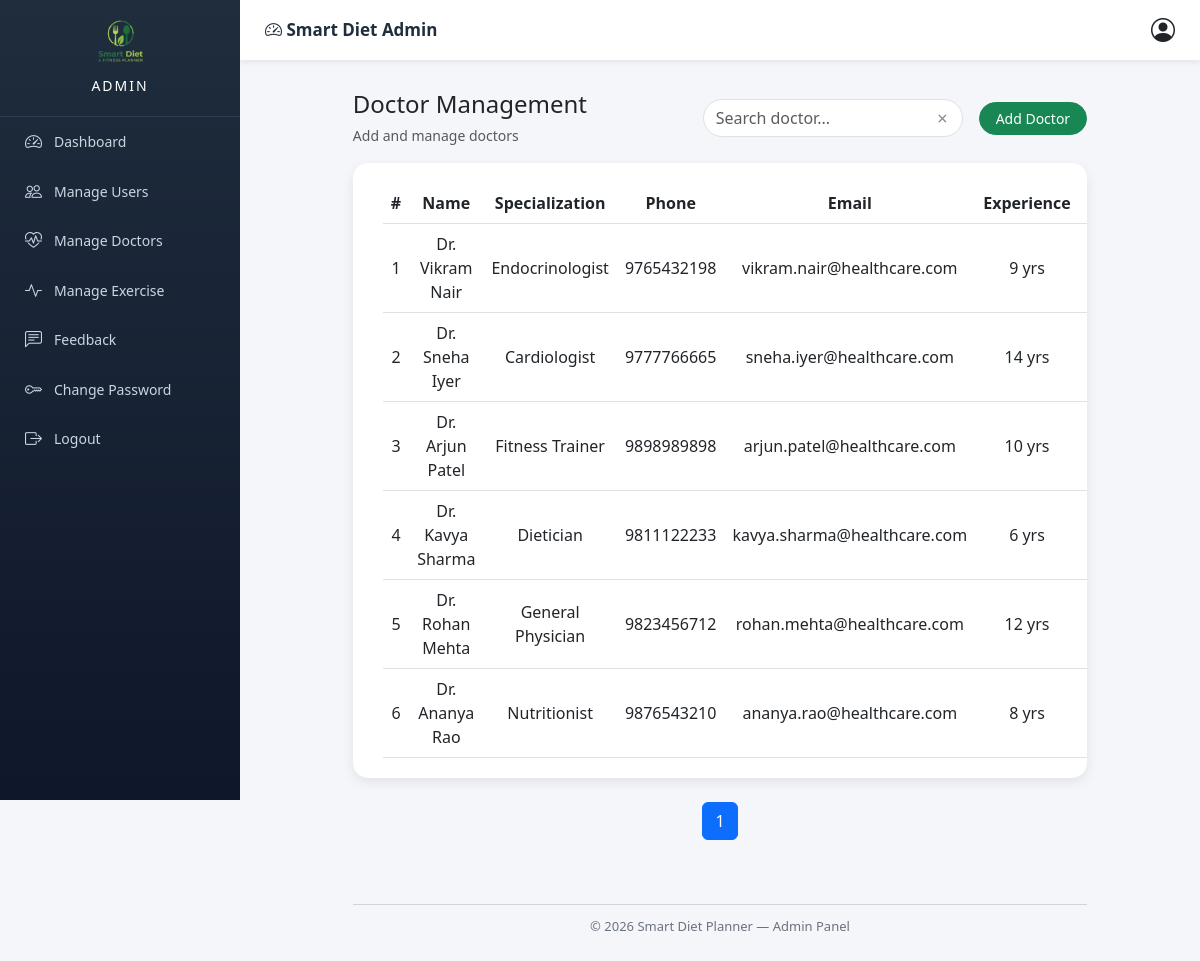
Page /admin/doctors (signed in) on the committed database.
### tables this page shows
CREATE TABLE doctors(
        id INTEGER PRIMARY KEY AUTOINCREMENT,
        name TEXT NOT NULL,
        specialization TEXT NOT NULL,
        phone TEXT,
        email TEXT,
        experience INTEGER
    );

### app.py (the view)
@app.route("/admin/doctors")
def manage_doctors():
    if "username" not in session or session["username"].lower() != "admin":
        return redirect(url_for("login"))
    conn = get_connection()
    cur = conn.cursor()
    cur.execute("SELECT * FROM doctors ORDER BY id DESC")
    doctors = cur.fetchall()
    conn.close()
    return render_template("manage_doctors.html", doctors=doctors)

### database.py (called while the page is built)
def get_connection():
    conn = sqlite3.connect(DB_NAME)
    conn.execute("PRAGMA foreign_keys = ON")
    return conn

### templates/manage_doctors.html (shortened to what this page needs)
<!DOCTYPE html>
<html>
<head>
<link href="https://cdn.jsdelivr.net/npm/bootstrap@5.3.0/dist/css/bootstrap.min.css" rel="stylesheet">
<link href="https://cdn.jsdelivr.net/npm/bootstrap-icons@1.11.1/font/bootstrap-icons.css" rel="stylesheet">
<link rel="stylesheet" href="{{ url_for('static', filename='admin.css') }}">
</head>
<body>
{% include "admin_sidebar.html" %}
{% include "admin_topbar.html" %}
<div class="admin-content">
<div class="container-fluid">
<div class="row justify-content-center">
<div class="col-xl-10">
<div class="d-flex justify-content-between align-items-center mb-3">
<div>
<h4 class="mb-1">Doctor Management</h4>
<small class="text-muted">Add and manage doctors</small>
</div>
<div class="d-flex align-items-center gap-3">
<div style="width:260px; position:relative;">
<input type="text"
       id="searchDoctor"
       class="form-control rounded-pill pe-5"
       placeholder="Search doctor...">
<span id="clearDoctorSearch"
      style="position:absolute;right:15px;top:50%;
             transform:translateY(-50%);
             cursor:pointer;color:#888;font-size:18px;">
×
</span>
</div>
<button class="btn btn-success btn-sm px-3"
        data-bs-toggle="modal"
        data-bs-target="#addDoctor">
Add Doctor
</button>
</div>
</div>
<div class="user-card">
<table class="table align-middle text-center" id="doctorTable">
<thead>
<tr>
<th>#</th>
<th>Name</th>
<th>Specialization</th>
<th>Phone</th>
<th>Email</th>
<th>Experience</th>
<th>Action</th>
</tr>
</thead>
<tbody>
{% for d in doctors %}
<tr>
<td>{{ loop.index }}</td>
<td>{{ d[1] }}</td>
<td>{{ d[2] }}</td>
<td>{{ d[3] }}</td>
<td>{{ d[4] }}</td>
<td>{{ d[5] }} yrs</td>
<td>
</td>
</tr>
{% endfor %}
</tbody>
</table>
</div>
<div class="d-flex justify-content-center mt-4">
<ul class="pagination" id="pagination"></ul>
</div>
<footer class="admin-footer text-center mt-5">
© 2026 Smart Diet Planner — Admin Panel
</footer>
</div>
</div>
</div>
</div>
</body>
</html>

### static/admin.css (style rules this page uses)
body { margin:0; font-family: 'Segoe UI', sans-serif; background:#f4f6f9; }
.admin-content { margin-left:240px; padding:90px 25px 25px 25px; }
.admin-footer { margin-top:40px; padding-top:12px; border-top:1px solid #d1d5db; text-align:center; color:#6b7280; font-size:13px; }
.btn { border-radius: 20px !important; padding: 5px 14px; }
.user-card { background: white; border-radius: 15px; overflow: hidden; box-shadow: 0 4px 12px rgba(0,0,0,0.08); }
.table { margin-bottom: 0; }
.user-card table { margin-left: 10px; margin-right: 10px; }
.user-card { padding: 20px; }

### rows in the picture
doctors: name "Dr. Vikram Nair", specialization "Endocrinologist", phone "9765432198", email "vikram.nair@healthcare.com", experience "9"
doctors: name "Dr. Sneha Iyer", specialization "Cardiologist", phone "9777766665", email "sneha.iyer@healthcare.com", experience "14"
doctors: name "Dr. Arjun Patel", specialization "Fitness Trainer", phone "9898989898", email "arjun.patel@healthcare.com", experience "10"
doctors: name "Dr. Kavya Sharma", specialization "Dietician", phone "9811122233", email "kavya.sharma@healthcare.com", experience "6"
doctors: name "Dr. Rohan Mehta", specialization "General Physician", phone "9823456712", email "rohan.mehta@healthcare.com", experience "12"
doctors: name "Dr. Ananya Rao", specialization "Nutritionist", phone "9876543210", email "ananya.rao@healthcare.com", experience "8"
